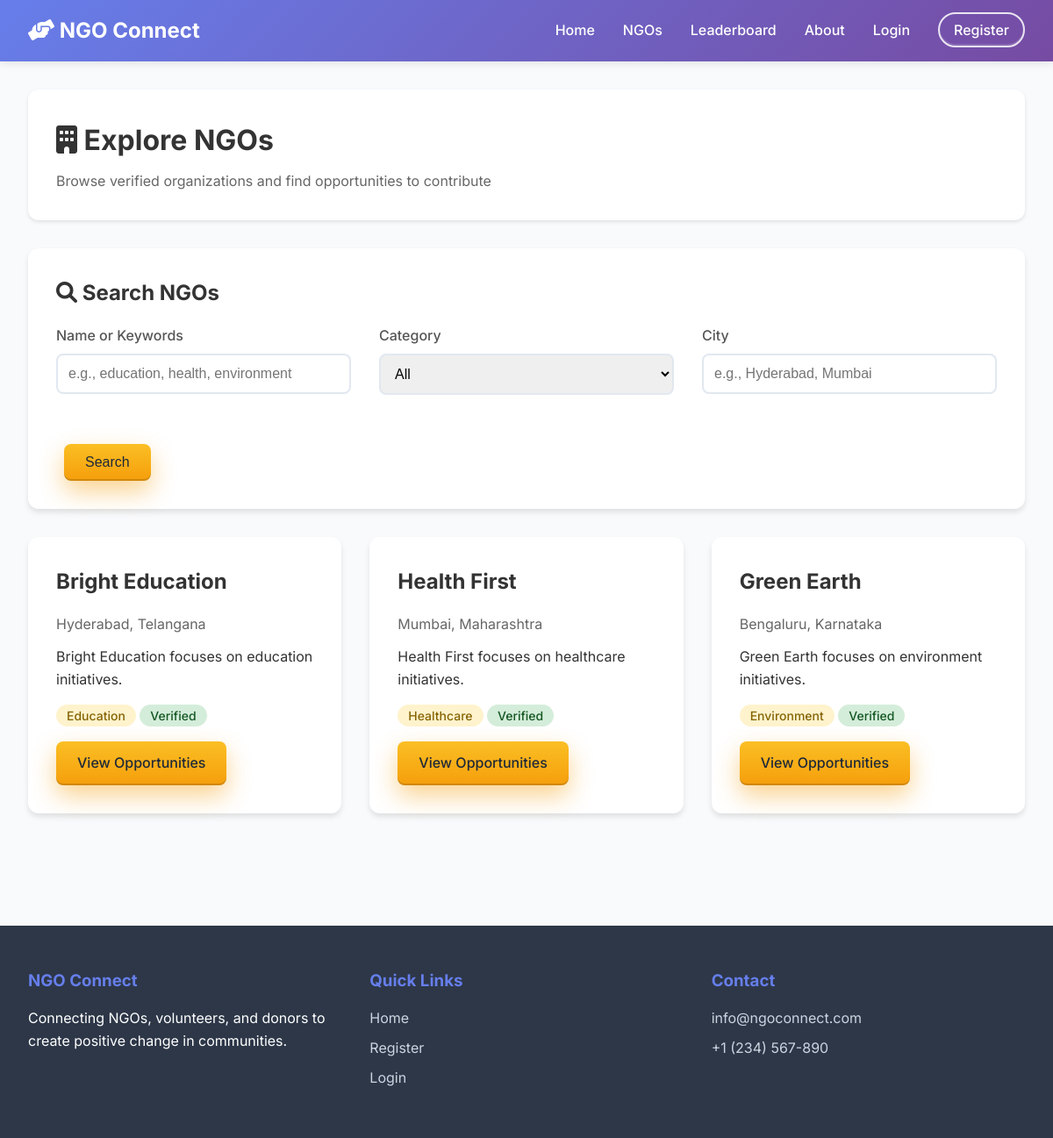
The app's page /ngos with its own data.
### database/models.py (models this page shows)
class NGO(db.Model):
    __tablename__ = 'ngos'
    id = db.Column(db.Integer, primary_key=True)
    user_id = db.Column(db.Integer, db.ForeignKey('users.id'), nullable=False, index=True)
    organization_name = db.Column(db.String(100), nullable=False, index=True)
    description = db.Column(db.Text)
    mission = db.Column(db.Text)
    website = db.Column(db.String(200))
    address = db.Column(db.Text)
    city = db.Column(db.String(50), index=True)
    state = db.Column(db.String(50), index=True)
    zip_code = db.Column(db.String(10))
    phone = db.Column(db.String(20))
    email = db.Column(db.String(120))
    logo = db.Column(db.String(200))
    category = db.Column(db.String(50), index=True)
    established_year = db.Column(db.Integer)
    is_verified = db.Column(db.Boolean, default=False, index=True)
    created_at = db.Column(db.DateTime, default=datetime.utcnow, index=True)
    events = db.relationship('Event', backref='ngo', lazy='dynamic', cascade='all, delete-orphan')
    resources = db.relationship('Resource', backref='ngo', lazy='dynamic', cascade='all, delete-orphan')
    projects = db.relationship('Project', backref='ngo', lazy='dynamic', cascade='all, delete-orphan')

### app.py (the view)
@app.route('/ngos')
def ngos_directory():
    search_term = request.args.get('q', '')
    category = request.args.get('category') or None
    city = request.args.get('city') or None
    ngos = queries.search_ngos(search_term, category=category, city=city)
    return render_template('ngos.html', ngos=ngos, q=search_term, category=category, city=city)

### app.py (called while the page is built)
@app.after_request
def add_security_headers(response):
    response.headers['X-Content-Type-Options'] = 'nosniff'
    response.headers['X-Frame-Options'] = 'DENY'
    response.headers['X-XSS-Protection'] = '1; mode=block'
    if os.environ.get('FLASK_ENV') == 'production':
        response.headers['Strict-Transport-Security'] = 'max-age=31536000; includeSubDomains'
    return response

@app.context_processor
def inject_csrf_token():
    return dict(csrf_token=generate_csrf)

### database/queries.py (called while the page is built, shortened)
    def search_ngos(self, search_term, category=None, city=None):
        query = self.models.NGO.query.filter(self.models.NGO.is_verified == True)
        if category:
            query = query.filter(self.models.NGO.category == category)
        if city:
            query = query.filter(self.models.NGO.city.ilike(f'%{city}%'))
        return query.all()

### templates/ngos.html (shortened to what this page needs)
{% extends "base.html" %}
{% block content %}
<div class="container">
  <div class="dashboard-header">
    <h1><i class="fas fa-building"></i> Explore NGOs</h1>
    <p>Browse verified organizations and find opportunities to contribute</p>
  </div>
  <div class="card">
    <h3><i class="fas fa-search"></i> Search NGOs</h3>
    <form method="get" class="grid grid-3">
      <div class="form-group">
        <label for="q">Name or Keywords</label>
        <input type="text" id="q" name="q" value="{{ q }}" placeholder="e.g., education, health, environment">
      </div>
      <div class="form-group">
        <label for="category">Category</label>
        <select id="category" name="category">
          <option value="">All</option>
        </select>
      </div>
      <div class="form-group">
        <label for="city">City</label>
        <input type="text" id="city" name="city" value="{{ city or '' }}" placeholder="e.g., Hyderabad, Mumbai">
      </div>
      <div>
        <label>&nbsp;</label>
        <button type="submit" class="btn btn-primary">Search</button>
      </div>
    </form>
  </div>
  <div class="grid grid-3">
    {% for org in ngos %}
    <div class="card">
      <h3>{{ org.organization_name }}</h3>
      <p style="color:#666; margin-bottom: 0.75rem;">
        {{ org.city or '' }}{% if org.city and org.state %}, {% endif %}{{ org.state or '' }}
      </p>
      {% if org.description %}
      <p style="margin-bottom: 1rem;">{{ org.description[:140] }}{% if org.description|length > 140 %}...{% endif %}</p>
      {% endif %}
      <div>
        <span class="badge badge-warning">{{ org.category or 'General' }}</span>
        {% if org.is_verified %}
        <span class="badge badge-success">Verified</span>
        {% endif %}
      </div>
      <div style="margin-top:1rem;">
        <a href="#" class="btn btn-primary">View Opportunities</a>
      </div>
    </div>
    {% else %}
    <div class="card" style="grid-column: 1 / -1; text-align:center; color:#666;">
      No organizations match your filters.
    </div>
    {% endfor %}
  </div>
</div>
{% endblock %}

### templates/base.html (style rules this page uses)
:root { --brand-primary: #6d28d9; --brand-secondary: #f472b6; --brand-amber: #f59e0b; --ink-900: #0f172a; --ink-700: #334155; --surface: #ffffff; }
* { margin: 0; padding: 0; box-sizing: border-box; }
body { font-family: 'Inter', sans-serif; line-height: 1.6; color: #333; background-color: #f8fafc; }
.container { max-width: 1200px; margin: 0 auto; padding: 2rem; }
.btn { display: inline-block; padding: 0.75rem 1.5rem; border-radius: 8px; text-decoration: none; font-weight: 500; transition: all 0.3s; border: none; cursor: pointer; font-size: 1rem; }
.btn-primary { background: linear-gradient(180deg, #fbbf24, #f59e0b); color: #1f2937; box-shadow: 0 12px 28px rgba(245, 158, 11, 0.45), inset 0 -2px 0 rgba(0,0,0,0.15); }
.card { background: white; border-radius: 12px; padding: 2rem; box-shadow: 0 4px 6px rgba(0,0,0,0.1); margin-bottom: 2rem; }
.card h3 { color: #333; margin-bottom: 1rem; font-size: 1.5rem; }
.form-group { margin-bottom: 1.5rem; }
.form-group label { display: block; margin-bottom: 0.5rem; font-weight: 500; color: #555; }
.form-group input, .form-group select, .form-group textarea { width: 100%; padding: 0.75rem; border: 2px solid #e2e8f0; border-radius: 8px; font-size: 1rem; transition: border-color 0.3s; }
.grid { display: grid; gap: 2rem; }
.grid-3 { grid-template-columns: repeat(auto-fit, minmax(250px, 1fr)); }
.dashboard-header { background: white; padding: 2rem; border-radius: 12px; margin-bottom: 2rem; box-shadow: 0 2px 4px rgba(0,0,0,0.1); }
.dashboard-header h1 { color: #333; margin-bottom: 0.5rem; }
.dashboard-header p { color: #666; }
.badge { padding: 0.25rem 0.75rem; border-radius: 20px; font-size: 0.875rem; font-weight: 500; }
.badge-success { background: #d4edda; color: #155724; }
.badge-warning { background: #fff3cd; color: #856404; }

### records on screen
NGO: organization_name "Bright Education", city "Hyderabad", state "Telangana", description "Bright Education focuses on education initiatives.", category "Education", is_verified "Verified"
NGO: organization_name "Health First", city "Mumbai", state "Maharashtra", description "Health First focuses on healthcare initiatives.", category "Healthcare", is_verified "Verified"
NGO: organization_name "Green Earth", city "Bengaluru", state "Karnataka", description "Green Earth focuses on environment initiatives.", category "Environment", is_verified "Verified"
